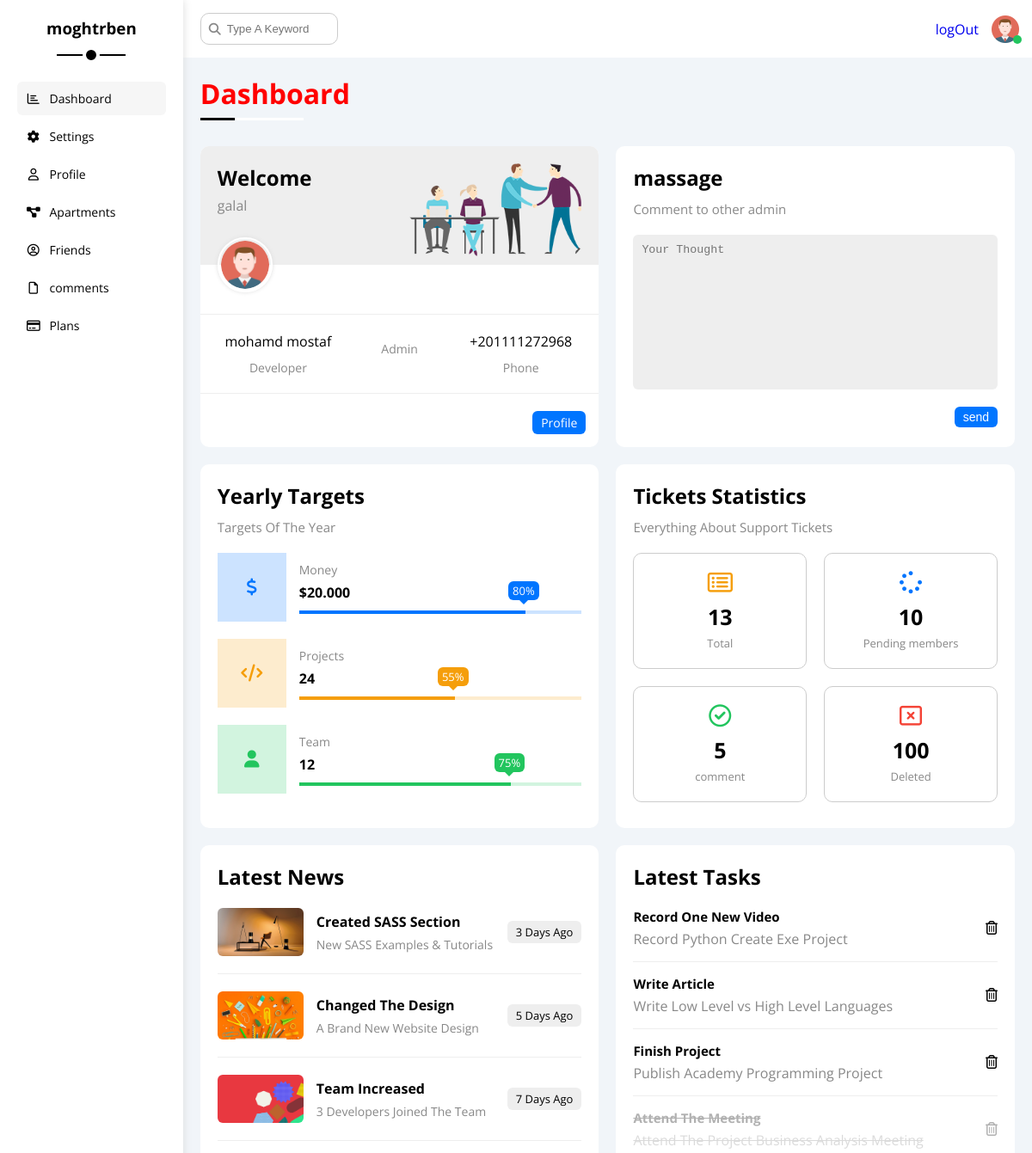
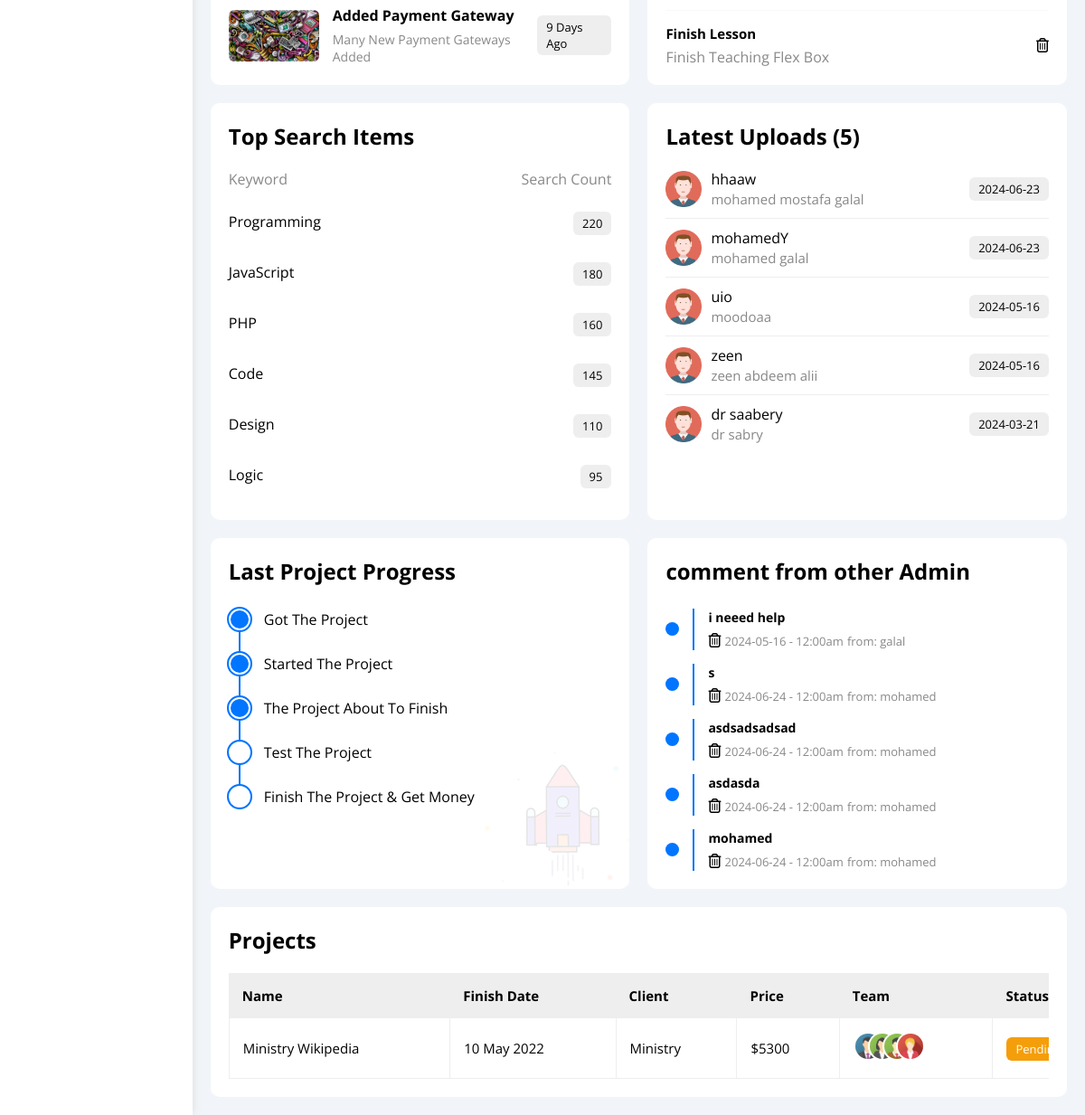
The page /admin/home.php (signed in) on the database its author committed (2 pictures, top to bottom).
### tables this page shows
CREATE TABLE `userid` (
  `ID` int(11) NOT NULL,
  `username` varchar(255) NOT NULL,
  `Password` varchar(255) NOT NULL,
  `email` varchar(255) NOT NULL,
  `address` text NOT NULL,
  `phone` int(11) NOT NULL,
  `FullName` char(255) NOT NULL,
  `rageStatus` tinyint(4) NOT NULL DEFAULT 0,
  `TrustStatus` tinyint(4) NOT NULL DEFAULT 0,
  `date` date NOT NULL,
  `avatar` varchar(255) NOT NULL
);

CREATE TABLE `comment` (
  `c_id` int(11) NOT NULL,
  `comment` text NOT NULL,
  `status` tinyint(4) NOT NULL DEFAULT 0,
  `comment_date` date NOT NULL,
  `user_id` int(11) NOT NULL,
  `places_id` int(11) DEFAULT NULL
);

### admin/inCloud/function/function.php (called while the page is built, shortened)
<?php
function selectItem($select, $from, $value){
    global $con;
    $statement = $con->prepare("SELECT $select FROM $from where $select = ?");
    $statement->execute(array($value));
    $count = $statement->rowCount();
    return $count;
}
function countItmes($item, $table){
    global $con;
    $stmt2 = $con->prepare("SELECT COUNT($item) FROM $table");
    $stmt2->execute();
    return $stmt2->fetchColumn();
}
function getLatset($select, $tabel, $order,  $limit = 5){
    global $con;
    $getSmtm = $con->prepare("SELECT $select FROM $tabel ORDER BY $order DESC LIMIT $limit ");
    $getSmtm->execute();
    $row = $getSmtm->fetchAll();
    return $row;
}

### admin/home.php (the view, shortened to what this page needs)
<?php
if(isset($_SESSION['username'])){
    include "init.php";
     if (isset($_SESSION['username'])){
        $getUser = $con->prepare("SELECT * FROM userid WHERE username = ? ");
        $getUser->execute(array($sessionUser));
        $info = $getUser->fetch();
?>
    <h1 class="p-relative andrw">Dashboard</h1>
    <div class="wrapper d-grid gap-20">
    <div class="welcome bg-white rad-10 txt-c-mobile block-mobile">
    <div class="intro p-20 d-flex space-between bg-eee">
    <div>
    <h2 class="m-0">Welcome</h2>
    <p class="c-grey mt-5"><?=  $sessionUser ?></p>
    </div>
        <img class="hide-mobile" src="./layOut/imgs/welcome.png" alt="" />
    </div>
    <img src="./layOut/imgs/avatar.png" alt="" class="avatar" />
    <div class="body txt-c d-flex p-20 mt-20 mb-20 block-mobile">
    <div><?= $info["FullName"] ?><span class="d-block c-grey fs-14 mt-10">Developer</span></div>
    <div><?php if ($info['rageStatus'] == 1){?><span class="d-block c-grey fs-14 mt-10"><?php echo "Admin"; } ?></span></div>
    <div>+20<?php echo $info['phone'] ?><span class="d-block c-grey fs-14 mt-10">Phone</span></div>
</div>
<a href="profile.php" class="visit d-block fs-14 bg-blue c-white w-fit btn-shape">Profile</a>
</div>
<div class="quick-draft p-20 bg-white rad-10">
<h2 class="mt-0 mb-10">massage</h2>
<p class="mt-0 mb-20 c-grey fs-15">Comment to other admin</p>
<form action="<?php echo $_SERVER['PHP_SELF']?>" method="POST">
    <textarea class="d-block mb-20 w-full p-10 b-none bg-eee rad-6" name="comment" placeholder="Your Thought"></textarea>
    <input class="save d-block fs-14 bg-blue c-white b-none w-fit btn-shape" type="submit" value="send" />
</form>
</div>
<div class="targets p-20 bg-white rad-10">
<h2 class="mt-0 mb-10">Yearly Targets</h2>
<p class="mt-0 mb-20 c-grey fs-15">Targets Of The Year</p>
<div class="target-row mb-20 blue center-flex">
    <div class="icon center-flex">
    <i class="fa-solid fa-dollar-sign fa-lg c-blue"></i>
    </div>
    <div class="details">
    <span class="fs-14 c-grey">Money</span>
    <span class="d-block mt-5 mb-10 fw-bold">$20.000</span>
    <div class="progress p-relative">
        <span class="bg-blue blue" style="width: 80%">
        <span class="bg-blue">80%</span>
        </span>
    </div>
    </div>
</div>
<div class="target-row mb-20 center-flex orange">
    <div class="icon center-flex">
    <i class="fa-solid fa-code fa-lg c-orange"></i>
    </div>
    <div class="details">
    <span class="fs-14 c-grey">Projects</span>
    <span class="d-block mt-5 mb-10 fw-bold">24</span>
    <div class="progress p-relative">
        <span class="bg-orange orange" style="width: 55%">
        <span class="bg-orange">55%</span>
        </span>
    </div>
    </div>
</div>
<div class="target-row mb-20 center-flex green">
    <div class="icon center-flex">
    <i class="fa-solid fa-user fa-lg c-green"></i>
    </div>
    <div class="details">
    <span class="fs-14 c-grey">Team</span>
    <span class="d-block mt-5 mb-10 fw-bold">12</span>
    <div class="progress p-relative">
        <span class="bg-green green" style="width: 75%">
        <span class="bg-green">75%</span>
        </span>
    </div>
    </div>
</div>
</div>
<div class="tickets p-20 bg-white rad-10">
<h2 class="mt-0 mb-10">Tickets Statistics</h2>
<p class="mt-0 mb-20 c-grey fs-15">Everything About Support Tickets</p>
<div class="d-flex txt-c gap-20 f-wrap">
    <div class="box p-20 rad-10 fs-13 c-grey">
    <i class="fa-regular fa-rectangle-list fa-2x mb-10 c-orange"></i>
    <span class="d-block c-black fw-bold fs-25 mb-5"><?php echo countItmes('ID','userid'); ?></span>
    Total
    </div>
    <div class="box p-20 rad-10 fs-13 c-grey">
    <i class="fa-solid fa-spinner fa-2x mb-10 c-blue"></i>
    <span class="d-block c-black fw-bold fs-25 mb-5"><?php echo selectItem('rageStatus', 'userid', 0); ?></span>
    Pending members
    </div>
    <div class="box p-20 rad-10 fs-13 c-grey">
    <i class="fa-regular fa-circle-check fa-2x mb-10 c-green"></i>
    <span class="d-block c-black fw-bold fs-25 mb-5"><?php echo countItmes('c_id', 'comment')?></span>
    comment
    </div>
    <div class="box p-20 rad-10 fs-13 c-grey">
    <i class="fa-regular fa-rectangle-xmark fa-2x mb-10 c-red"></i>
    <span class="d-block c-black fw-bold fs-25 mb-5">100</span>
    Deleted
    </div>
</div>
</div>
<div class="latest-news p-20 bg-white rad-10 txt-c-mobile">
<h2 class="mt-0 mb-20">Latest News</h2>
<div class="news-row d-flex align-center">
    <img src="./layOut/imgs/news-01.png" alt="" />
    <div class="info">
    <h3>Created SASS Section</h3>
    <p class="m-0 fs-14 c-grey">New SASS Examples & Tutorials</p>
    </div>
    <div class="btn-shape bg-eee fs-13 label">3 Days Ago</div>
</div>
<div class="news-row d-flex align-center">
    <img src="./layOut/imgs/news-02.png" alt="" />
    <div class="info">
    <h3>Changed The Design</h3>
    <p class="m-0 fs-14 c-grey">A Brand New Website Design</p>
    </div>
    <div class="btn-shape bg-eee fs-13 label">5 Days Ago</div>
</div>
<div class="news-row d-flex align-center">
    <img src="./layOut/imgs/news-03.png" alt="" />
    <div class="info">
    <h3>Team Increased</h3>
    <p class="m-0 fs-14 c-grey">3 Developers Joined The Team</p>
    </div>
    <div class="btn-shape bg-eee fs-13 label">7 Days Ago</div>
</div>
<div class="news-row d-flex align-center">
    <img src="./layOut/imgs/news-04.png" alt="" />
    <div class="info">
    <h3>Added Payment Gateway</h3>
    <p class="m-0 fs-14 c-grey">Many New Payment Gateways Added</p>
    </div>
    <div class="btn-shape bg-eee fs-13 label">9 Days Ago</div>
</div>
</div>
<div class="tasks p-20 bg-white rad-10">
<h2 class="mt-0 mb-20">Latest Tasks</h2>
<div class="task-row between-flex">
    <div class="info">
    <h3 class="mt-0 mb-5 fs-15">Record One New Video</h3>
    <p class="m-0 c-grey">Record Python Create Exe Project</p>
    </div>
    <i class="fa-regular fa-trash-can delete"></i>
</div>
<div class="task-row between-flex">
    <div class="info">
    <h3 class="mt-0 mb-5 fs-15">Write Article</h3>
    <p class="m-0 c-grey">Write Low Level vs High Level Languages</p>
    </div>
    <i class="fa-regular fa-trash-can delete"></i>
</div>
<div class="task-row between-flex">
    <div class="info">
    <h3 class="mt-0 mb-5 fs-15">Finish Project</h3>
    <p class="m-0 c-grey">Publish Academy Programming Project</p>
    </div>
    <i class="fa-regular fa-trash-can delete"></i>
</div>
<div class="task-row between-flex done">
    <div class="info">
    <h3 class="mt-0 mb-5 fs-15">Attend The Meeting</h3>
    <p class="m-0 c-grey">Attend The Project Business Analysis Meeting</p>
    </div>
    <i class="fa-regular fa-trash-can delete"></i>
</div>
<div class="task-row between-flex">
    <div class="info">
    <h3 class="mt-0 mb-5 fs-15">Finish Lesson</h3>
    <p class="m-0 c-grey">Finish Teaching Flex Box</p>
    </div>
    <i class="fa-regular fa-trash-can delete"></i>
</div>
</div>
<div class="search-items p-20 bg-white rad-10">
<h2 class="mt-0 mb-20">Top Search Items</h2>
<div class="items-head d-flex space-between c-grey mb-10">
    <div>Keyword</div>
    <div>Search Count</div>
</div>
<div class="items d-flex space-between pt-15 pb-15">
    <span>Programming</span>
    <span class="bg-eee fs-13 btn-shape">220</span>
</div>
<div class="items d-flex space-between pt-15 pb-15">
    <span>JavaScript</span>
    <span class="bg-eee btn-shape fs-13">180</span>
</div>
<div class="items d-flex space-between pt-15 pb-15">
    <span>PHP</span>
    <span class="bg-eee btn-shape fs-13">160</span>
</div>
<div class="items d-flex space-between pt-15 pb-15">
    <span>Code</span>
    <span class="bg-eee btn-shape fs-13">145</span>
</div>
<div class="items d-flex space-between pt-15 pb-15">
    <span>Design</span>
    <span class="bg-eee btn-shape fs-13">110</span>
</div>
<div class="items d-flex space-between pt-15 pb-15">
    <span>Logic</span>
    <span class="bg-eee btn-shape fs-13">95</span>
</div>
</div>
<?php  $news = 5 ?>
<div class="latest-uploads p-20 bg-white rad-10">
<h2 class="mt-0 mb-20">Latest Uploads (<?php echo $news ?>)</h2>
<ul class="m-0">
    <?php $numOfUser = getLatset("*", "userid", "ID", $news);
            foreach ($numOfUser as $newMambers){
    ?>
    <li class="between-flex pb-10 mb-10">
    <div class="d-flex align-center">
        <img class="mr-10" src="./layOut/imgs/avatar.png" alt="" />
        <div>
        <span class="d-block"><?php  echo $newMambers ["username"] ; ?></span>
        <span class="fs-15 c-grey"><?php  echo $newMambers ["FullName"] ; ?></span>
    </div>
</div>
<div class="bg-eee btn-shape fs-13"><?php  echo $newMambers ["date"] ; ?></div>
<?php } ?>
    </li>
</ul>
</div>
<div class="last-project p-20 bg-white rad-10 p-relative">
<h2 class="mt-0 mb-20">Last Project Progress</h2>
<ul class="m-0 p-relative">
    <li class="mt-25 d-flex align-center done">Got The Project</li>
    <li class="mt-25 d-flex align-center done">Started The Project</li>
    <li class="mt-25 d-flex align-center done">The Project About To Finish</li>
    <li class="mt-25 d-flex align-center current">Test The Project</li>
    <li class="mt-25 d-flex align-center">Finish The Project & Get Money</li>
</ul>
<img class="launch-icon hide-mobile" src="./layOut/imgs/project.png" alt="" />
</div>
<?php
            $stmt = $con->prepare("SELECT comment.*,  userid.username AS member
            FROM
            comment
            INNER JOIN
            userid
            ON
            userid.ID = comment.user_id
            ORDER BY
            c_id
            ");
                $stmt->execute(array());
                $comment = $stmt->fetchAll();
                ?>
<div class="reminders p-20 bg-white rad-10 p-relative">
    <h2 class="mt-0 mb-25">comment from other Admin</h2>
                    <?php
    foreach ($comment as $com){
?>
<ul class="m-0">
    <li class="d-flex align-center mt-15">
        <span class="key bg-blue mr-15 d-block rad-half"></span>
        <div class="pl-15 blue">
            <p class="fs-14 fw-bold mt-0 mb-5"><?= $com['comment'] ?></p>
            <a href="" style="color:black;">
                <i class="fa-regular fa-trash-can delete"></i>
            </a>
<span class="fs-13 c-grey"><?= $com['comment_date'] ?> - 12:00am</span>
<span class="fs-13 c-grey">from: <?= $com['member'] ?></span>
</div>
</li>
<?php  } ?>
</ul>
</div>
</div>
<div class="projects p-20 bg-white rad-10 m-20">
<h2 class="mt-0 mb-20">Projects</h2>
<div class="responsive-table">
<table class="fs-15 w-full">
    <thead>
    <tr>
        <td>Name</td>
        <td>Finish Date</td>
        <td>Client</td>
        <td>Price</td>
        <td>Team</td>
        <td>Status</td>
    </tr>
    </thead>
    <tbody>
    <tr>
        <td>Ministry Wikipedia</td>
        <td>10 May 2022</td>
        <td>Ministry</td>
        <td>$5300</td>
        <td>
        <img src="./layOut/imgs/team-05.png" alt="" />
        </td>
        <td>
        <span class="label btn-shape bg-orange c-white">Pending</span>
        </td>
    </tr>
    </tbody>
</table>
</div>
</div>
</div>
</div>
<?php
    include $tbl . "footer.php";
    ?>
    <?php }}else{
            header('location: index.php');
            exit();
    } ?>

### rows shown on the page
userid: FullName "mohamd mostaf", phone "1111272968"
userid: username "hhaaw", FullName "mohamed mostafa galal", date "2024-06-23"
userid: username "mohamedY", FullName "mohamed galal", date "2024-06-23"
userid: username "uio", FullName "moodoaa", date "2024-05-16"
userid: username "zeen", FullName "zeen abdeem alii", date "2024-05-16"
userid: username "dr saabery", FullName "dr sabry", date "2024-03-21"
comment: comment "i neeed help", comment_date "2024-05-16", user.username "galal"
comment: comment "s", comment_date "2024-06-24", user.username "mohamed"
comment: comment "asdsadsadsad", comment_date "2024-06-24", user.username "mohamed"
comment: comment "asdasda", comment_date "2024-06-24", user.username "mohamed"
comment: comment "mohamed", comment_date "2024-06-24", user.username "mohamed"

### other values the page prints
$sessionUser "galal"
countItmes('ID','userid') "13"
selectItem('rageStatus', 'userid', 0) "10"
countItmes('c_id', 'comment') "5"
$news "5"
